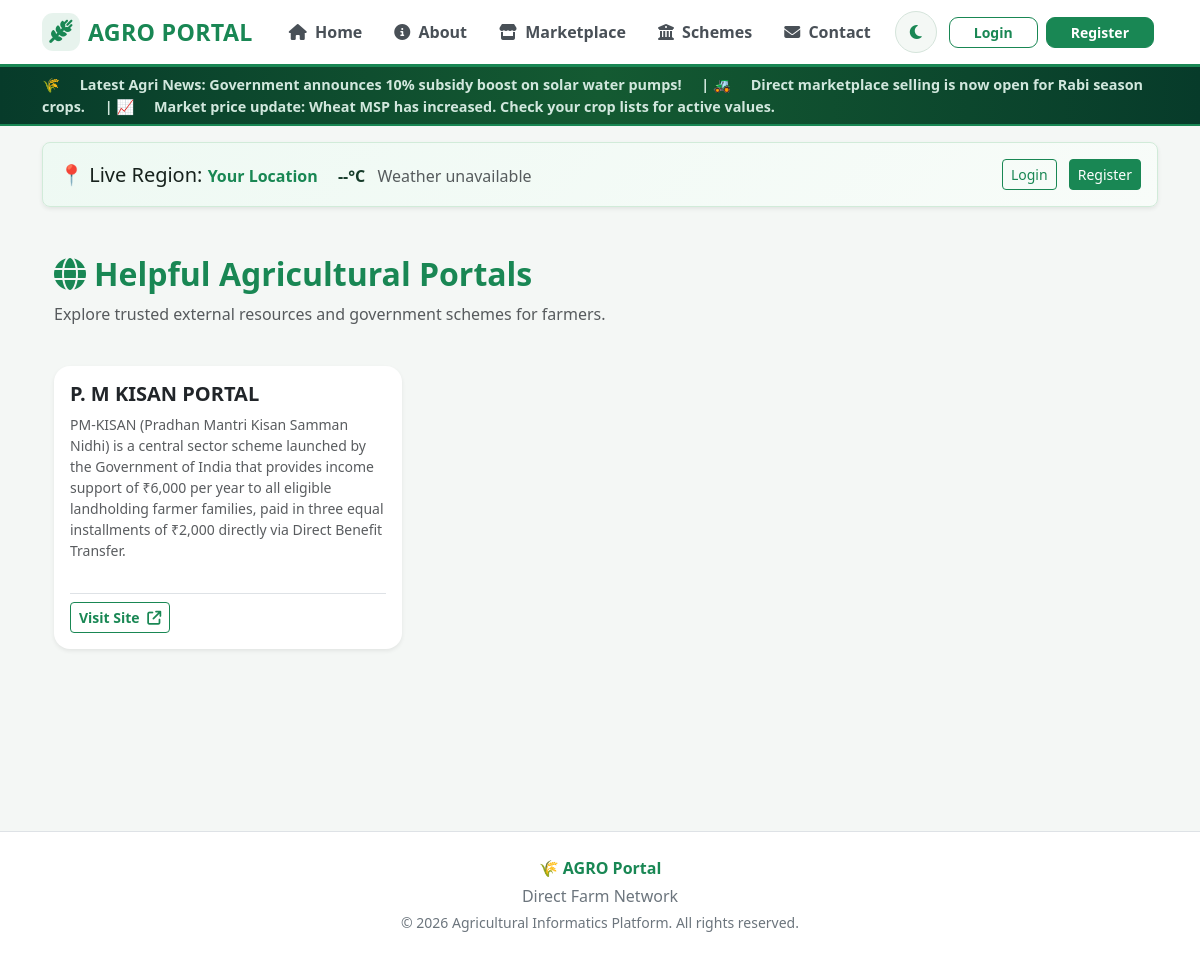
The page /helpful-sites/ on the database its author committed.
### core/models.py (models this page shows, shortened)
class HelpfulWebsite(models.Model):
    title = models.CharField(max_length=200)
    description = models.TextField()
    url = models.URLField(max_length=500)
    created_at = models.DateTimeField(auto_now_add=True)
    class Meta:
        ordering = ['-created_at']

### core/views.py (the view)
# urls.py: path('helpful-sites/', views.helpful_sites_view, name='helpful_sites'),
def helpful_sites_view(request):
    sites = HelpfulWebsite.objects.all()
    return render(request, 'core/helpful_sites.html', {'sites': sites})

### core/templates/core/helpful_sites.html (shortened to what this page needs)
{% extends 'core/base.html' %}
{% block content %}
<div class="container my-4">
    <div class="d-flex justify-content-between align-items-center mb-4">
        <div>
            <h2 class="fw-bold text-success"><i class="fa-solid fa-globe me-2"></i>Helpful Agricultural Portals</h2>
            <p class="text-muted">Explore trusted external resources and government schemes for farmers.</p>
        </div>
    </div>
    <div class="row g-4">
        {% for site in sites %}
            <div class="col-md-4">
                <div class="card h-100 border-0 shadow-sm rounded-4 p-3 d-flex flex-column">
                    <h5 class="fw-bold text-dark mb-2">{{ site.title }}</h5>
                    <p class="text-muted small flex-grow-1">{{ site.description }}</p>
                    <div class="d-flex justify-content-between align-items-center mt-3 pt-2 border-top">
                        <a href="{{ site.url }}" target="_blank" rel="noopener noreferrer" class="btn btn-sm btn-outline-success fw-bold">
                            Visit Site <i class="fa-solid fa-external-link ms-1"></i>
                        </a>
                    </div>
                </div>
            </div>
        {% empty %}
            <div class="col-12 text-center py-5">
                <p class="text-muted">No helpful websites added yet.</p>
            </div>
        {% endfor %}
    </div>
</div>
{% endblock %}

### core/templates/core/base.html (style rules this page uses)
:root { --agro-green: #198754; --agro-dark-green: #073b2a; --agro-light-green: #eef9f3; --body-bg: #f4f7f5; --card-bg: #ffffff; --text-main: #17221d; --text-muted: #6c757d; --border-color: #dcebe2; --navbar-bg: #ffffff; --footer-bg: #ffffff; }
body { background-color: var(--body-bg); color: var(--text-main); font-family: 'Segoe UI', Tahoma, Geneva, Verdana, sans-serif; transition: background-color 0.35s ease, color 0.35s ease; min-height: 100vh; }

### rows shown on the page
HelpfulWebsite: title "P. M KISAN PORTAL", description "PM-KISAN (Pradhan Mantri Kisan Samman Nidhi) is a central sector scheme launched by the Government of India that provides income support of ₹6,000 per year to all eligible landholding farmer families, paid in three equal installments of ₹2,000 directly via Direct Benefit Transfer."
